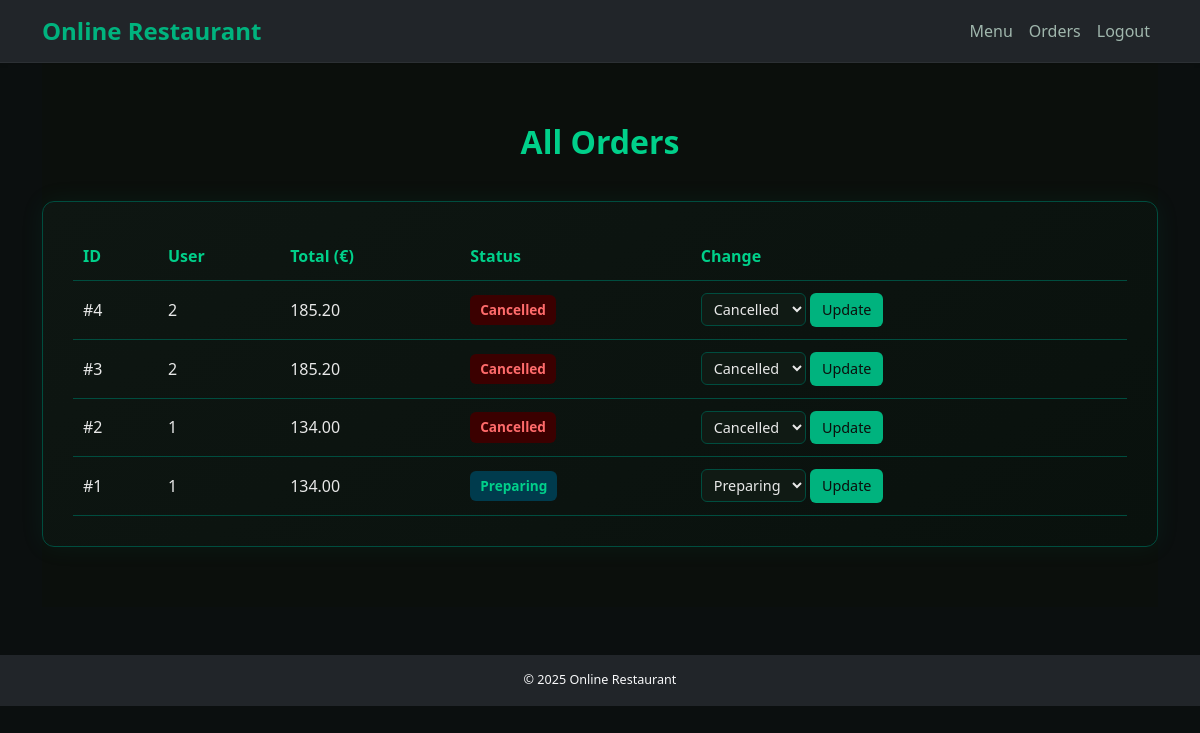
Page /admin/orders (signed in) on the earlier database version.
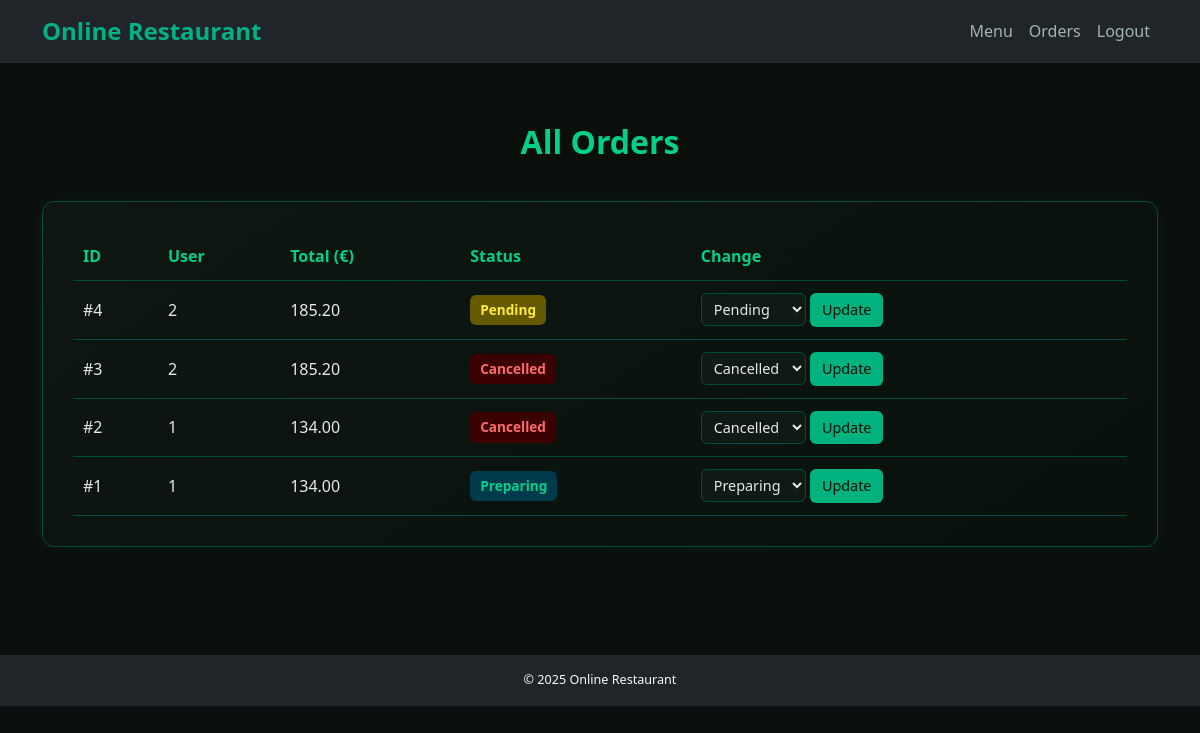
Same page on the later database version.
### models/models.py (models this page shows)
class Order(db.Model):
    id = db.Column(db.Integer, primary_key=True)
    user_id = db.Column(db.Integer, db.ForeignKey('user.id'), nullable=False)
    total_price = db.Column(db.Float, nullable=False)
    date = db.Column(db.DateTime, server_default=db.func.now())
    items = db.relationship('OrderItem', backref='order', lazy=True)
    status = db.Column(db.String(50), default='Pending')

### routes/admin.py (the view)
@admin_bp.route('/admin/orders')
@login_required
def view_orders():
    if not current_user.is_admin:
        flash('Access denied.')
        return redirect(url_for('main.menu'))
    orders = Order.query.order_by(Order.date.desc()).all()
    return render_template('admin_orders.html', orders=orders)

### app.py (called while the page is built)
@login_manager.user_loader
def load_user(user_id):
    from models.models import User
    return User.query.get(int(user_id))

def create_app():
    app = Flask(__name__)
    app.config.from_object(Config)
    app.config.from_pyfile('config.py', silent=True)
    db.init_app(app)
    migrate.init_app(app, db)
    login_manager.init_app(app)
    csrf.init_app(app)
    limiter.init_app(app)
    from routes.auth import auth_bp
    from routes.main import main_bp
    from routes.admin import admin_bp
    app.register_blueprint(auth_bp)
    app.register_blueprint(main_bp)
    app.register_blueprint(admin_bp)
    @app.after_request
    def set_headers(resp):
        resp.headers["Content-Security-Policy"] = (
            "default-src 'self'; img-src 'self' data:; style-src 'self' 'unsafe-inline'"
        )
        return resp
    return app

### templates/admin_orders.html (shortened to what this page needs)
{% extends 'base.html' %}
{% block content %}
<section class="admin-section fade-in">
  <h2 class="admin-title">All Orders</h2>
  {% if orders %}
  <div class="admin-card">
    <table class="admin-table">
      <thead>
        <tr>
          <th>ID</th>
          <th>User</th>
          <th>Total (€)</th>
          <th>Status</th>
          <th>Change</th>
        </tr>
      </thead>
      <tbody>
        {% for order in orders %}
        <tr>
          <td>#{{ order.id }}</td>
          <td>{{ order.user_id }}</td>
          <td>{{ '%.2f'|format(order.total_price) }}</td>
          <td>
            <span class="status-badge {{ order.status|lower }}">
              {{ order.status }}
            </span>
          </td>
          <td>
            <form action="{{ url_for('admin.change_order_status', order_id=order.id) }}" method="post" class="inline-form">
              <select name="status" class="status-select" required>
                <option {% if order.status=='Pending' %}selected{% endif %}>Pending</option>
                <option {% if order.status=='Preparing' %}selected{% endif %}>Preparing</option>
                <option {% if order.status=='Cancelled' %}selected{% endif %}>Cancelled</option>
              </select>
              <button type="submit" class="btn-small edit">Update</button>
            </form>
          </td>
        </tr>
        {% endfor %}
      </tbody>
    </table>
  </div>
  {% else %}
  <p class="empty-text">No orders yet. Customers must be starving.</p>
  {% endif %}
</section>
{% endblock %}

Differences in the rows shown:
changed Order id 4: status "Cancelled" → "Pending"
